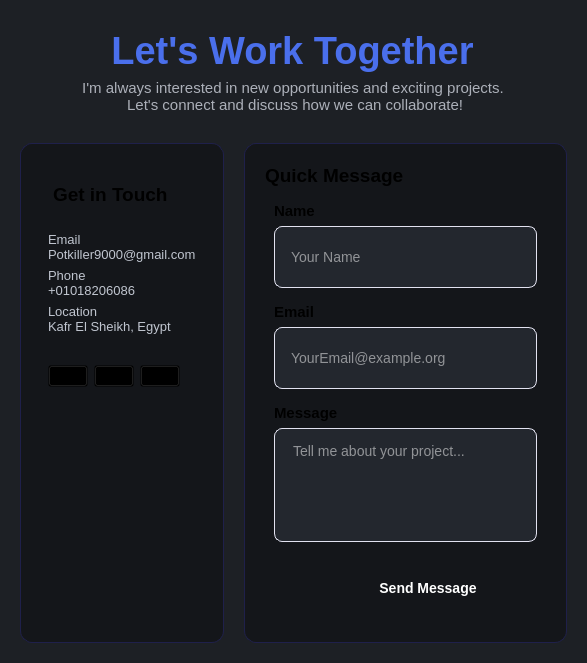
                      <widget class="QWidget" name="fnalPageFrame" native="true">
                       <property name="styleSheet">
                        <string notr="true">background-color: rgb(29, 32, 37);</string>
                       </property>
                       <layout class="QGridLayout" name="gridLayout_18">
                        <property name="leftMargin">
                         <number>20</number>
                        </property>
                        <property name="topMargin">
                         <number>20</number>
                        </property>
                        <property name="rightMargin">
                         <number>20</number>
                        </property>
                        <property name="bottomMargin">
                         <number>20</number>
                        </property>
                        <property name="spacing">
                         <number>20</number>
                        </property>
                        <item row="1" column="1">
                         <widget class="QFrame" name="frame_6">
                          <property name="maximumSize">
                           <size>
                            <width>397</width>
                            <height>500</height>
                           </size>
                          </property>
                          <property name="styleSheet">
                           <string notr="true">QFrame#frame_6{
background-color: rgb(20, 22, 26);
 border: 1px solid #1f204b;
    border-radius: 12px;
}</string>
                          </property>
                          <property name="frameShape">
                           <enum>QFrame::Shape::StyledPanel</enum>
                          </property>
                          <property name="frameShadow">
                           <enum>QFrame::Shadow::Raised</enum>
                          </property>
                          <layout class="QGridLayout" name="gridLayout_19">
                           <property name="leftMargin">
                            <number>20</number>
                           </property>
                           <property name="topMargin">
                            <number>20</number>
                           </property>
                           <property name="rightMargin">
                            <number>20</number>
                           </property>
                           <property name="bottomMargin">
                            <number>20</number>
                           </property>
                           <item row="0" column="0">
                            <widget class="QLabel" name="label_51">
                             <property name="font">
                              <font>
                               <pointsize>12</pointsize>
                              </font>
                             </property>
                             <property name="styleSheet">
                              <string notr="true">background-color: transparent;
</string>
                             </property>
                             <property name="text">
                              <string>&lt;html&gt;&lt;head/&gt;&lt;body&gt;&lt;h3 style=&quot; margin-top:14px; margin-bottom:12px; margin-left:0px; margin-right:0px; -qt-block-indent:0; text-indent:0px;&quot;&gt;&lt;span style=&quot; font-size:large; font-weight:700;&quot;&gt;Quick Message&lt;/span&gt;&lt;/h3&gt;&lt;/body&gt;&lt;/html&gt;</string>
                             </property>
                            </widget>
                           </item>
                           <item row="1" column="0">
                            <widget class="QWidget" name="widget_33" native="true">
                             <property name="styleSheet">
                              <string notr="true">background-color: transparent;
</string>
                             </property>
                             <layout class="QVBoxLayout" name="verticalLayout_31">
                              <item>
                               <widget class="QLabel" name="label_52">
                                <property name="font">
                                 <font>
                                  <pointsize>11</pointsize>
                                  <bold>true</bold>
                                 </font>
                                </property>
                                <property name="text">
                                 <string>Name</string>
                                </property>
                               </widget>
                              </item>
                              <item>
                               <widget class="QLineEdit" name="Quickname">
                                <property name="minimumSize">
                                 <size>
                                  <width>40</width>
                                  <height>62</height>
                                 </size>
                                </property>
                                <property name="styleSheet">
                                 <string notr="true">QLineEdit {
	
	background-color: rgb(35, 39, 46);
    color: white;
    border: 1px solid rgb(226, 226, 240);              /* Thin dark border */
    border-radius: 8px;
    padding: 10px 14px;
    font-size: 14px;
    min-height: 40px;
}

QLineEdit:hover {
    border-color: #4A6FEC;               /* Blue on hover */
    box-shadow: 0 0 8px rgba(74, 111, 236, 0.2);
}

QLineEdit:focus {
    border-color: #4A6FEC;
    outline: none;
    box-shadow: 0 0 12px rgba(74, 111, 236, 0.3);
}</string>
                                </property>
                                <property name="text">
                                 <string/>
                                </property>
                                <property name="placeholderText">
                                 <string>Your Name</string>
                                </property>
                                <property name="clearButtonEnabled">
                                 <bool>true</bool>
                                </property>
                               </widget>
                              </item>
                             </layout>
                            </widget>
                           </item>
                           <item row="2" column="0">
                            <widget class="QWidget" name="widget_34" native="true">
                             <property name="styleSheet">
                              <string notr="true">background-color: transparent;
</string>
                             </property>
                             <layout class="QVBoxLayout" name="verticalLayout_32">
                              <property name="topMargin">
                               <number>0</number>
                              </property>
                              <property name="bottomMargin">
                               <number>0</number>
                              </property>
                              <item>
                               <widget class="QLabel" name="label_53">
                                <property name="font">
                                 <font>
                                  <pointsize>11</pointsize>
                                  <bold>true</bold>
                                 </font>
                                </property>
                                <property name="text">
                                 <string>Email</string>
                                </property>
                               </widget>
                              </item>
                              <item>
                               <widget class="QLineEdit" name="Quickemail">
                                <property name="minimumSize">
                                 <size>
                                  <width>0</width>
                                  <height>62</height>
                                 </size>
                                </property>
                                <property name="styleSheet">
                                 <string notr="true">QLineEdit {
	
	background-color: rgb(35, 39, 46);
    color: white;
    border: 1px solid rgb(226, 226, 240);              /* Thin dark border */
    border-radius: 8px;
    padding: 10px 14px;
    font-size: 14px;
    min-height: 40px;
}

QLineEdit:hover {
    border-color: #4A6FEC;               /* Blue on hover */
    box-shadow: 0 0 8px rgba(74, 111, 236, 0.2);
}

QLineEdit:focus {
    border-color: #4A6FEC;
    outline: none;
    box-shadow: 0 0 12px rgba(74, 111, 236, 0.3);
}</string>
                                </property>
                                <property name="placeholderText">
                                 <string>YourEmail@example.org</string>
                                </property>
                               </widget>
                              </item>
                             </layout>
                            </widget>
                           </item>
                           <item row="3" column="0">
                            <widget class="QWidget" name="widget_35" native="true">
                             <property name="styleSheet">
                              <string notr="true">background-color: transparent;
</string>
                             </property>
                             <layout class="QVBoxLayout" name="verticalLayout_33">
                              <item>
                               <widget class="QLabel" name="label_54">
                                <property name="font">
                                 <font>
                                  <pointsize>11</pointsize>
                                  <bold>true</bold>
                                 </font>
                                </property>
                                <property name="text">
                                 <string>Message</string>
                                </property>
                               </widget>
                              </item>
                              <item>
                               <widget class="QPlainTextEdit" name="Quickmasseg">
                                <property name="styleSheet">
                                 <string notr="true">QPlainTextEdit {
	
	background-color: rgb(35, 39, 46);
    color: white;
    border: 1px solid rgb(226, 226, 240);              /* Thin dark border */
    border-radius: 8px;
    padding: 10px 14px;
    font-size: 14px;
    min-height: 40px;
}

QPlainTextEdit:hover {
    border-color: #4A6FEC;               /* Blue on hover */
    box-shadow: 0 0 8px rgba(74, 111, 236, 0.2);
}

QPlainTextEdit:focus {
    border-color: #4A6FEC;
    outline: none;
    box-shadow: 0 0 12px rgba(74, 111, 236, 0.3);
}</string>
                                </property>
                                <property name="placeholderText">
                                 <string>Tell me about your project...</string>
                                </property>
                               </widget>
                              </item>
                              <item>
                               <widget class="QPushButton" name="sendBtn">
                                <property name="styleSheet">
                                 <string notr="true">QPushButton {
    background: qlineargradient(x1:0, y1:0, x2:0, y2:1, 
                                stop:0 #5b69ff, stop:1 #8a2be2);
    color: white;
    border: none;
    border-radius: 10px;
    padding: 12px 24px;
    font-size: 14px;
    font-weight: 500;
    text-align: left;
    margin: 5px;
    margin-left: 50px;
    margin-top: 20px;

    min-width: 160px;
    max-width: 200px;
text-align: center;
}

QPushButton:hover {
    background: qlineargradient(x1:0, y1:0, x2:0, y2:1, 
                                stop:0 #6d7dfc, stop:1 #a333f5);
    color: white;
}

QPushButton:pressed {
    background: qlineargradient(x1:0, y1:0, x2:0, y2:1, 
                                stop:0 #4a58d8, stop:1 #701dd0);
    color: white;
}
</string>
                                </property>
                                <property name="text">
                                 <string>Send Message</string>
                                </property>
                                <property name="icon">
                                 <iconset resource="../Qss/icons/_icons.qrc">
                                  <normaloff>:/feather/icons/feather/send.png</normaloff>:/feather/icons/feather/send.png</iconset>
                                </property>
                               </widget>
                              </item>
                             </layout>
                            </widget>
                           </item>
                          </layout>
                         </widget>
                        </item>
                        <item row="0" column="0" colspan="2" alignment="Qt::AlignmentFlag::AlignHCenter|Qt::AlignmentFlag::AlignTop">
                         <widget class="QWidget" name="widget_36" native="true">
                          <layout class="QVBoxLayout" name="verticalLayout_34">
                           <item alignment="Qt::AlignmentFlag::AlignHCenter">
                            <widget class="QLabel" name="label_55">
                             <property name="font">
                              <font>
                               <pointsize>19</pointsize>
                              </font>
                             </property>
                             <property name="styleSheet">
                              <string notr="true">color: #4A6FEC;</string>
                             </property>
                             <property name="text">
                              <string>&lt;html&gt;&lt;head/&gt;&lt;body&gt;&lt;h2 style=&quot; margin-top:16px; margin-bottom:12px; margin-left:0px; margin-right:0px; -qt-block-indent:0; text-indent:0px;&quot;&gt;&lt;span style=&quot; font-size:x-large; font-weight:700;&quot;&gt;Let's Work Together&lt;/span&gt;&lt;/h2&gt;&lt;/body&gt;&lt;/html&gt;</string>
                             </property>
                             <property name="alignment">
                              <set>Qt::AlignmentFlag::AlignCenter</set>
                             </property>
                            </widget>
                           </item>
                           <item alignment="Qt::AlignmentFlag::AlignHCenter">
                            <widget class="QLabel" name="label_56">
                             <property name="font">
                              <font>
                               <pointsize>11</pointsize>
                              </font>
                             </property>
                             <property name="styleSheet">
                              <string notr="true">color: rgb(172, 176, 185);</string>
                             </property>
                             <property name="text">
                              <string>I'm always interested in new opportunities and exciting projects.
 Let's connect and discuss how we can collaborate!</string>
                             </property>
                             <property name="alignment">
                              <set>Qt::AlignmentFlag::AlignCenter</set>
                             </property>
                            </widget>
                           </item>
                          </layout>
                         </widget>
                        </item>
                        <item row="1" column="0">
                         <widget class="QFrame" name="frame_7">
                          <property name="minimumSize">
                           <size>
                            <width>0</width>
                            <height>500</height>
                           </size>
                          </property>
                          <property name="maximumSize">
                           <size>
                            <width>399</width>
                            <height>500</height>
                           </size>
                          </property>
                          <property name="styleSheet">
                           <string notr="true">QFrame#frame_7{
background-color: rgb(20, 22, 26);
 border: 1px solid #1f204b;
    border-radius: 12px;
}</string>
                          </property>
                          <property name="frameShape">
                           <enum>QFrame::Shape::StyledPanel</enum>
                          </property>
                          <property name="frameShadow">
                           <enum>QFrame::Shadow::Raised</enum>
                          </property>
                          <layout class="QVBoxLayout" name="verticalLayout_35">
                           <item>
                            <widget class="QWidget" name="widget_37" native="true">
                             <property name="styleSheet">
                              <string notr="true">background-color: transparent;
</string>
                             </property>
                             <layout class="QVBoxLayout" name="verticalLayout_36">
                              <item>
                               <widget class="QLabel" name="label_57">
                                <property name="font">
                                 <font>
                                  <pointsize>12</pointsize>
                                 </font>
                                </property>
                                <property name="styleSheet">
                                 <string notr="true">background-color: transparent;
    margin-left: 10px;
    margin-top: 10px;
</string>
                                </property>
                                <property name="text">
                                 <string>&lt;html&gt;&lt;head/&gt;&lt;body&gt;&lt;h3 style=&quot; margin-top:14px; margin-bottom:12px; margin-left:0px; margin-right:0px; -qt-block-indent:0; text-indent:0px;&quot;&gt;&lt;span style=&quot; font-size:large; font-weight:700;&quot;&gt;Get in Touch&lt;/span&gt;&lt;/h3&gt;&lt;/body&gt;&lt;/html&gt;</string>
                                </property>
                               </widget>
                              </item>
                              <item>
                               <widget class="QWidget" name="widget_38" native="true">
                                <property name="styleSheet">
                                 <string notr="true">background-color: transparent;
</string>
                                </property>
                                <layout class="QVBoxLayout" name="verticalLayout_37">
                                 <item>
                                  <widget class="QPushButton" name="Email">
                                   <property name="font">
                                    <font>
                                     <pointsize>10</pointsize>
                                     <italic>false</italic>
                                     <bold>false</bold>
                                     <underline>false</underline>
                                     <strikeout>false</strikeout>
                                    </font>
                                   </property>
                                   <property name="styleSheet">
                                    <string notr="true">QPushButton {
    border: none;
    background: transparent;
    padding: 0;
    margin: 0;
	color: rgb(192, 197, 207);

    font: normal;
    text-align: left;
    text-decoration: none;
}

QPushButton:hover {
    background: transparent;
    color: #4A6FEC;
}
QPushButton:pressed {
    background: transparent;
	color: #4A6FEC;
    border: none;
    padding: 0;
}
QPushButton:focus {
    outline: none;
}</string>
                                   </property>
                                   <property name="text">
                                    <string>Email
Potkiller9000@gmail.com</string>
                                   </property>
                                   <property name="icon">
                                    <iconset resource="../Qss/icons/_icons.qrc">
                                     <normaloff>:/material_design/icons/material_design/email.png</normaloff>:/material_design/icons/material_design/email.png</iconset>
                                   </property>
                                   <property name="iconSize">
                                    <size>
                                     <width>20</width>
                                     <height>20</height>
                                    </size>
                                   </property>
                                  </widget>
                                 </item>
                                 <item>
                                  <widget class="QPushButton" name="Phone">
                                   <property name="font">
                                    <font>
                                     <pointsize>10</pointsize>
                                     <italic>false</italic>
                                     <bold>false</bold>
                                     <underline>false</underline>
                                     <strikeout>false</strikeout>
                                    </font>
                                   </property>
                                   <property name="styleSheet">
                                    <string notr="true">QPushButton {
    border: none;
    background: transparent;
    padding: 0;
    margin: 0;

    	color: rgb(192, 197, 207);

    font: normal;
    text-align: left;
    text-decoration: none;
}

QPushButton:hover {
    background: transparent;
    color: #4A6FEC;
}
QPushButton:pressed {
    background: transparent;
	color: #4A6FEC;
    border: none;
    padding: 0;
}
QPushButton:focus {
    outline: none;
}</string>
                                   </property>
                                   <property name="text">
                                    <string>Phone
+01018206086</string>
                                   </property>
                                   <property name="icon">
                                    <iconset resource="../Qss/icons/_icons.qrc">
                                     <normaloff>:/font_awesome_solid/icons/font_awesome/solid/phone.png</normaloff>:/font_awesome_solid/icons/font_awesome/solid/phone.png</iconset>
                                   </property>
                                   <property name="iconSize">
                                    <size>
                                     <width>20</width>
                                     <height>20</height>
                                    </size>
                                   </property>
                                  </widget>
                                 </item>
                                 <item>
                                  <widget class="QPushButton" name="location">
                                   <property name="font">
                                    <font>
                                     <pointsize>10</pointsize>
                                     <italic>false</italic>
                                     <bold>false</bold>
                                     <underline>false</underline>
                                     <strikeout>false</strikeout>
                                    </font>
                                   </property>
                                   <property name="styleSheet">
                                    <string notr="true">QPushButton {
    border: none;
    background: transparent;
    padding: 0;
    margin: 0;
color: rgb(192, 197, 207);
    font: normal;
    text-align: left;
    text-decoration: none;
}

QPushButton:hover {
    background: transparent;
    color: #4A6FEC;
}
QPushButton:pressed {
    background: transparent;
	color: #4A6FEC;
    border: none;
    padding: 0;
}
QPushButton:focus {
    outline: none;
}</string>
                                   </property>
                                   <property name="text">
                                    <string>Location
Kafr El Sheikh, Egypt</string>
                                   </property>
                                   <property name="icon">
                                    <iconset resource="../Qss/icons/_icons.qrc">
                                     <normaloff>:/font_awesome_solid/icons/font_awesome/solid/location-dot.png</normaloff>:/font_awesome_solid/icons/font_awesome/solid/location-dot.png</iconset>
                                   </property>
                                   <property name="iconSize">
                                    <size>
                                     <width>20</width>
                                     <height>20</height>
                                    </size>
                                   </property>
                                  </widget>
                                 </item>
                                </layout>
                               </widget>
                              </item>
                              <item alignment="Qt::AlignmentFlag::AlignLeft">
                               <widget class="QWidget" name="widget_39" native="true">
                                <property name="styleSheet">
                                 <string notr="true">background-color: transparent;
</string>
                                </property>
                                <layout class="QHBoxLayout" name="horizontalLayout_20">
                                 <item>
                                  <widget class="QPushButton" name="gitHup">
                                   <property name="styleSheet">
                                    <string notr="true">QPushButton:hover {
    background: qlineargradient(x1:0, y1:0, x2:0, y2:1, 
                                stop:0 #6d7dfc, stop:1 #a333f5);
border:none;
border-radius:9px
}</string>
                                   </property>
                                   <property name="text">
                                    <string/>
                                   </property>
                                   <property name="icon">
                                    <iconset resource="../Qss/icons/_icons.qrc">
                                     <normaloff>:/font_awesome_brands/icons/font_awesome/brands/github.png</normaloff>:/font_awesome_brands/icons/font_awesome/brands/github.png</iconset>
                                   </property>
                                   <property name="iconSize">
                                    <size>
                                     <width>26</width>
                                     <height>26</height>
                                    </size>
                                   </property>
                                  </widget>
                                 </item>
                                 <item>
                                  <widget class="QPushButton" name="Lin">
                                   <property name="styleSheet">
                                    <string notr="true">QPushButton:hover {
    background: qlineargradient(x1:0, y1:0, x2:0, y2:1, 
                                stop:0 #6d7dfc, stop:1 #a333f5);
border:none;
border-radius:9px
}</string>
                                   </property>
                                   <property name="text">
                                    <string/>
                                   </property>
                                   <property name="icon">
                                    <iconset resource="../Qss/icons/_icons.qrc">
                                     <normaloff>:/font_awesome_brands/icons/font_awesome/brands/linkedin.png</normaloff>:/font_awesome_brands/icons/font_awesome/brands/linkedin.png</iconset>
                                   </property>
                                   <property name="iconSize">
                                    <size>
                                     <width>26</width>
                                     <height>26</height>
                                    </size>
                                   </property>
                                  </widget>
                                 </item>
                                 <item>
                                  <widget class="QPushButton" name="Twiter">
                                   <property name="styleSheet">
                                    <string notr="true">QPushButton:hover {
    background: qlineargradient(x1:0, y1:0, x2:0, y2:1, 
                                stop:0 #6d7dfc, stop:1 #a333f5);
border:none;
border-radius:9px
}</string>
                                   </property>
                                   <property name="text">
                                    <string/>
                                   </property>
                                   <property name="icon">
                                    <iconset resource="../Qss/icons/_icons.qrc">
                                     <normaloff>:/font_awesome_brands/icons/font_awesome/brands/x-twitter.png</normaloff>:/font_awesome_brands/icons/font_awesome/brands/x-twitter.png</iconset>
                                   </property>
                                   <property name="iconSize">
                                    <size>
                                     <width>26</width>
                                     <height>26</height>
                                    </size>
                                   </property>
                                  </widget>
                                 </item>
                                </layout>
                               </widget>
                              </item>
                             </layout>
                            </widget>
                           </item>
                           <item>
                            <spacer name="verticalSpacer_6">
                             <property name="orientation">
                              <enum>Qt::Orientation::Vertical</enum>
                             </property>
                             <property name="sizeType">
                              <enum>QSizePolicy::Policy::Fixed</enum>
                             </property>
                             <property name="sizeHint" stdset="0">
                              <size>
                               <width>5</width>
                               <height>220</height>
                              </size>
                             </property>
                            </spacer>
                           </item>
                          </layout>
                         </widget>
                        </item>
                       </layout>
                      </widget>
